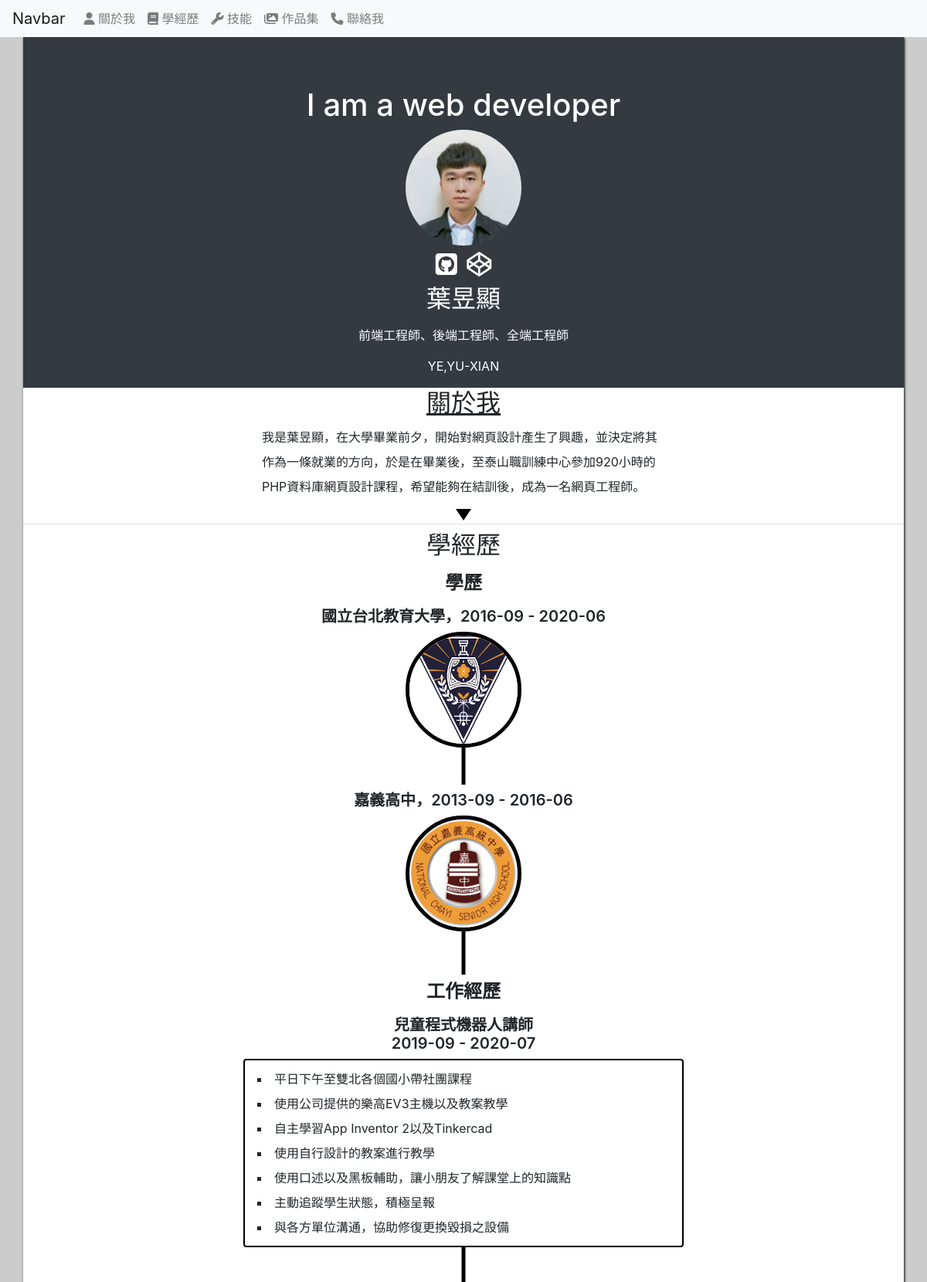
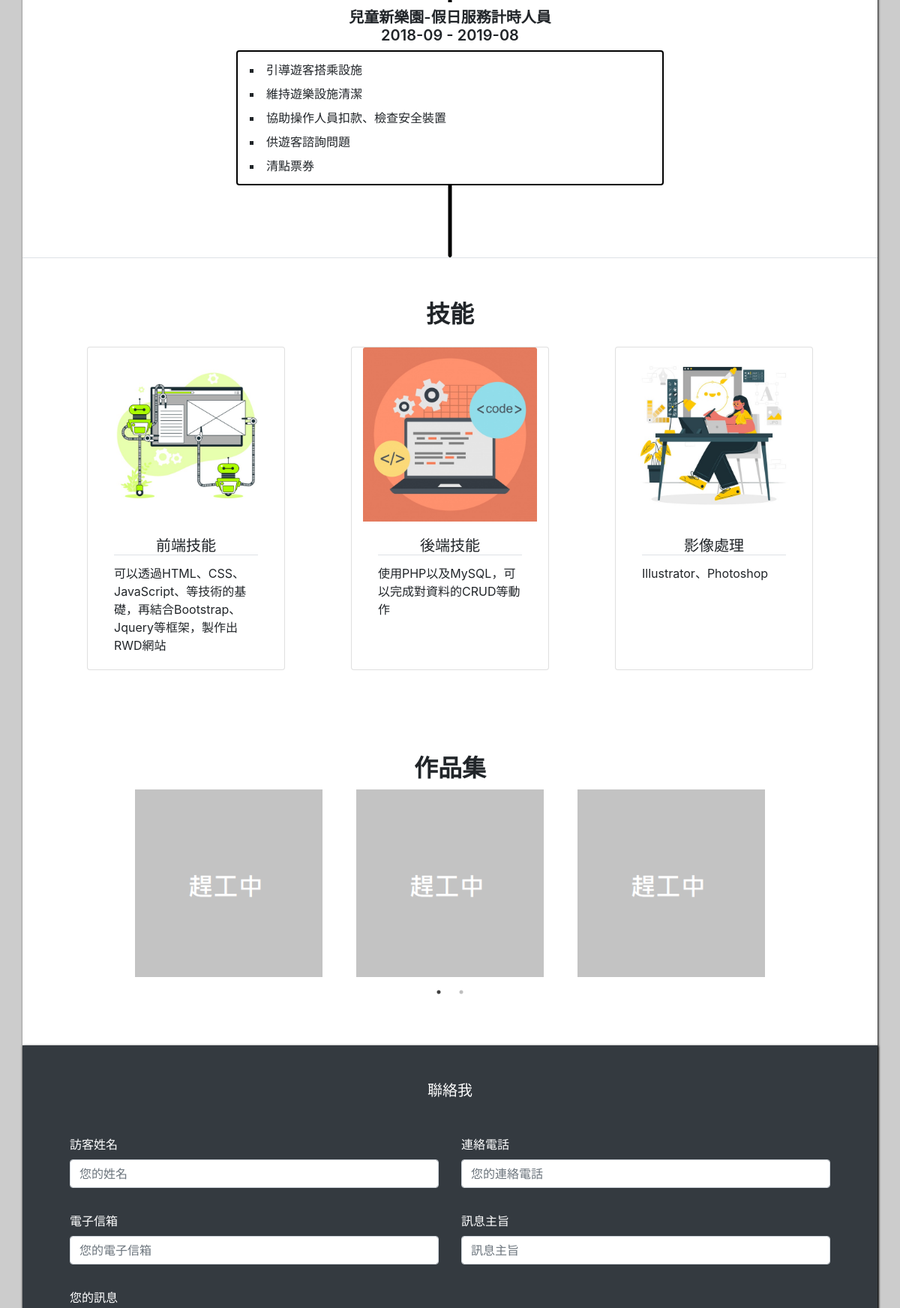
The page / (upper part) on the database its author committed (2 pictures, top to bottom).
### tables this page shows
CREATE TABLE `resume_img` (
  `id` int(10) UNSIGNED NOT NULL,
  `img` varchar(64) NOT NULL COMMENT '圖片',
  `text` text NOT NULL COMMENT '替代文字',
  `sh` tinyint(1) NOT NULL COMMENT '顯示'
);

CREATE TABLE `resume_job` (
  `id` int(11) NOT NULL,
  `job` text NOT NULL
);

CREATE TABLE `resume_about` (
  `id` int(10) UNSIGNED NOT NULL,
  `about` text NOT NULL COMMENT '關於我',
  `sh` tinyint(1) UNSIGNED NOT NULL COMMENT '顯示'
);

CREATE TABLE `resume_exp_edu` (
  `id` int(11) NOT NULL,
  `img` text NOT NULL,
  `edu` text NOT NULL COMMENT '標題',
  `start_e` date NOT NULL COMMENT '開始時間',
  `end_e` date NOT NULL COMMENT '結束時間',
  `sh` tinyint(1) UNSIGNED NOT NULL
);

CREATE TABLE `resume_exp_title` (
  `id` int(11) NOT NULL,
  `title` text NOT NULL COMMENT '標題',
  `start` date NOT NULL COMMENT '開始時間',
  `end` date NOT NULL COMMENT '結束時間',
  `sh` tinyint(1) NOT NULL
);

CREATE TABLE `resume_exp_items` (
  `id` int(11) NOT NULL,
  `title_id` text NOT NULL COMMENT '標題名稱',
  `li` text NOT NULL COMMENT '做的事情'
);

CREATE TABLE `resume_skills` (
  `id` int(11) UNSIGNED NOT NULL,
  `img` text NOT NULL,
  `title` varchar(12) NOT NULL,
  `text` text NOT NULL,
  `sh` tinyint(1) NOT NULL
);

CREATE TABLE `resume_works` (
  `id` int(11) UNSIGNED NOT NULL,
  `img` text NOT NULL,
  `title` varchar(12) NOT NULL,
  `text` text NOT NULL,
  `href` text NOT NULL
);

### base.php (called while the page is built, shortened)
<?php
    $Img=new DB("resume_img");
    $About=new DB("resume_about");
    $Exp_t=new DB("resume_exp_title");
    $Exp_i=new DB("resume_exp_items");
    $Exp_e=new DB("resume_exp_edu");
    $Skill=new DB("resume_skills");
    $Works=new DB("resume_works");
    $Job=new DB("resume_job");
    class DB{
        protected $table;
        protected $dsn="mysql:host=localhost;dbname=s1090413;charset=utf8";
        protected $pdo;
        function __construct($table)
        {
            $this->table=$table;
            $this->pdo=new PDO($this->dsn,'root','');
        }
        function all(...$arg){
            $sql="select * from $this->table";
            if(isset($arg[0])){
                if(is_array($arg[0])){
                    foreach($arg[0] as $key=>$value){
                        $tmp[]=sprintf("`%s`='%s'",$key,$value);
                    }
                    $sql.=" where ".implode("&&",$tmp);
                }else{
                    $sql.=$arg[0];
                }
            }
            return $this->pdo->query($sql)->fetchAll();
        }
        function find($id){
            $sql="select *  from $this->table";
            if(is_array($id)){
                foreach($id as $key=>$value){
                    $tmp[]=sprintf("`%s`='%s'",$key,$value);
                }
                $sql.=" where ".implode("&&",$tmp);
            }else{
                $sql.=" where `id`='${id}'";
            }
            return $this->pdo->query($sql)->fetch(PDO::FETCH_ASSOC);
        }
        function q($sql){
            return $this->pdo->query($sql)->fetchAll();
        }
    }
?>

### index.php (the view, shortened to what this page needs)
<?php
include_once "base.php";
?>
<!DOCTYPE html>
<html lang="en">
<head>
    <link rel="stylesheet" href="plugin/bootstrap.min.css">
    <link rel="stylesheet" href="plugin/style.css">
    <link rel="stylesheet" href="plugin/slick.css">
    <link rel="stylesheet" href="plugin/slick-theme.css">
</head>
<body class="text-center">
    <nav class="navbar navbar-expand-lg navbar-light fixed-top py-1">
        <a class="navbar-brand" href="index.php">Navbar</a>
        <div class="collapse navbar-collapse" id="navbar">
            <ul class="navbar-nav mr-auto mt-2 mt-lg-0">
                <li class="nav-item">
                    <a class="nav-link" href="#about"><i class="fas fa-user"></i> 關於我</a>
                </li>
                <li class="nav-item">
                    <a class="nav-link" href="#exp"><i class="fas fa-book"></i> 學經歷</a>
                </li>
                <li class="nav-item">
                    <a class="nav-link" href="#skills"><i class="fas fa-wrench"></i> 技能</a>
                </li>
                <li class="nav-item">
                    <a class="nav-link" href="#works"><i class="fas fa-images"></i> 作品集</a>
                </li>
                <li class="nav-item">
                    <a class="nav-link" href="#contact"><i class="fas fa-phone"></i> 聯絡我</a>
                </li>
            </ul>
        </div>
    </nav>
    <div class="container text-center mt-0 mx-auto bg-white p-0 w-lg-50 w-md-75 w-sm-100">
        <header class="mt-5 pt-5 border-bottom bg-dark text-white" id="myHeader">
            <h1 class="pt-3">I am a web developer</h1>
            <img src="img/<?= $Img->find(['sh' => 1])['img']; ?>" class="rounded mx-auto d-block rounded-circle mb-2 d-block" style="width:150px;height:150px">
            <a href="https://github.com/catuxian" target="_blank">
                <i class="fab fa-github-square fa-2x mr-2"></i>
            </a>
            <a href="https://codepen.io/your-work" target="_blank">
                <i class="fab fa-codepen fa-2x"></i>
            </a>
            <h2 class="py-2">葉昱顯</h2>
            <p><?=$Job->find(1)['job'];?></p>
            <p>YE,YU-XIAN</p>
        </header>
        <div class="border-bottom px-5" id="about">
            <h2><u>關於我</u></h2>
            <p class="text-left w-50 mx-auto pb-3">
                <?= $About->find(['sh' => 1])['about']; ?>
            </p>
        </div>
        <div class="border-bottom mb-2 pb-5" id="exp">
            <div class="list w-50 mx-auto">
                <h2 class="bg-white py-2 mb-0">學經歷</h2>
                <h4 class="py-2 mb-0">學歷</h4>
                <div class="mb-2">
                    <?php
                    $exps_e = $Exp_e->q("select * from `resume_exp_edu` order by end_e desc");
                    foreach ($exps_e as $exp_e) {
                        $start_edu = substr($exp_e['start_e'], 0, -3);
                        $end_edu = substr($exp_e['end_e'], 0, -3);
                        echo "<h5 class='py-2 mb-0'>{$exp_e['edu']}，{$start_edu} - {$end_edu}</h5>";
                        echo "<img src='img/{$exp_e['img']}' class='rounded-circle edu mb-5 bg-white' style='width:150px;height:150px'>";
                    }
                    ?>
                </div>
                <h4 class="py-2 mb-0">工作經歷</h4>
                <div>
                    <?php
                    $exps = $Exp_t->q("select * from `resume_exp_title` order by end desc");
                    foreach ($exps as $exp) {
                        $start_work = substr($exp['start'], 0, -3);
                        $end_work = substr($exp['end'], 0, -3);
                        $title = $exp['title'];
                        echo "<h5 class='py-2 mb-0'>{$title}<br>{$start_work} - {$end_work}</h5>";
                        echo "<div class='list-item mb-5 py-2 text-left pl-3'>";
                        $items = $Exp_i->all(['title_id' => $title]);
                        foreach ($items as $item) {
                            echo "<li>{$item['li']}</li>";
                        }
                        echo "</div>";
                    }
                    ?>
                </div>
            </div>
        </div>
        <div class=" mx-auto mb-2 py-5" id="skills">
            <h2><b>技能</b></h2>
            <div class="row justify-content-around pt-3">
                <?php
                $skills = $Skill->all(['sh' => 1]);
                foreach ($skills as $skill) {
                ?>
                    <div class="card col-lg-3 col-md-4 col-sm-5 mb-2 skill col-sm-6">
                        <img src="img/<?= $skill['img'] ?>" class="card-img-top">
                        <div class="card-body">
                            <h5 class="card-title border-bottom"><?= $skill['title']; ?></h5>
                            <p class="card-text text-left"><?= $skill['text']; ?></p>
                        </div>
                    </div>
                <?php
                }
                ?>
            </div>
        </div>
        <div class=" mb-2 py-5" id="works">
            <h2><b>作品集</b></h2>
            <div class="row d-flex justify-content-around" id="myWorks">
                <?php
                $works = $Works->all();
                foreach ($works as $work) {
                ?>
                    <div class="myWork">
                        <img src="img/<?= $work['img']; ?>" class="mx-auto">
                    </div>
                <?php
                }
                ?>
            </div>
        </div>
        <footer id="contact" class="text-center py-5 bg-dark text-white container">
            <h5 class="mb-5">聯絡我</h5>
            <form action="api/add_visitors.php" class="row text-left px-5" method="post">
                <div class="form-group col-sm-12 col-md-6">
                    <label for="yourName">訪客姓名</label>
                    <div class="input-group mb-3">
                        <input type="text" class="form-control" id="yourName" placeholder="您的姓名" name="name" required>
                    </div>
                </div>
                <div class="form-group col-sm-12 col-md-6">
                    <label for="yourPhone">連絡電話</label>
                    <div class="input-group mb-3">
                        <input type="tel" class="form-control" id="yourPhone" placeholder="您的連絡電話" name="phone" required>
                    </div>
                </div>
                <div class="form-group col-sm-12 col-md-6">
                    <label for="yourEmail">電子信箱</label>
                    <div class="input-group mb-3">
                        <input type="email" class="form-control" id="yourEmail" placeholder="您的電子信箱" name="email" required>
                    </div>
                </div>
                <div class="form-group col-sm-12 col-md-6">
                    <label for="yourSubject">訊息主旨</label>
                    <div class="input-group mb-3">
                        <input type="text" class="form-control" id="yourSubject" placeholder="訊息主旨" name="subject" required>
                    </div>
                </div>
                <div class="form-group col-12">
                    <label for="yourMessage">您的訊息</label>
                </div>
            </form>
        </footer>
    </div>
</body>
</html>

### rows shown on the page
resume_img: img (picture)
resume_job: job "前端工程師、後端工程師、全端工程師"
resume_about: about "我是葉昱顯，在大學畢業前夕，開始對網頁設計產生了興趣，並決定將其作為一條就業的方向，於是在畢業後，至泰山職訓練中心參加920小時的PHP資料庫網頁設計課程，希望能夠在結訓後，成為一名網頁工程師。"
resume_exp_edu: edu "國立台北教育大學", start_e "2016-09", end_e "2020-06", img (picture)
resume_exp_edu: edu "嘉義高中", start_e "2013-09", end_e "2016-06", img (picture)
resume_exp_title: title "兒童程式機器人講師", start "2019-09", end "2020-07"
resume_exp_items: li "平日下午至雙北各個國小帶社團課程"
resume_exp_items: li "使用公司提供的樂高EV3主機以及教案教學"
resume_exp_items: li "自主學習App Inventor 2以及Tinkercad"
resume_exp_items: li "使用自行設計的教案進行教學"
resume_exp_items: li "使用口述以及黑板輔助，讓小朋友了解課堂上的知識點"
resume_exp_items: li "主動追蹤學生狀態，積極呈報"
resume_exp_items: li "與各方單位溝通，協助修復更換毀損之設備"
resume_exp_title: title "兒童新樂園-假日服務計時人員", start "2018-09", end "2019-08"
resume_exp_items: li "引導遊客搭乘設施"
resume_exp_items: li "維持遊樂設施清潔"
resume_exp_items: li "協助操作人員扣款、檢查安全裝置"
resume_exp_items: li "供遊客諮詢問題"
resume_exp_items: li "清點票券"
resume_skills: img (picture), title "前端技能", text "可以透過HTML、CSS、JavaScript、等技術的基礎，再結合Bootstrap、Jquery等框架，製作出RWD網站"
resume_skills: img (picture), title "後端技能", text "使用PHP以及MySQL，可以完成對資料的CRUD等動作"
resume_skills: img (picture), title "影像處理", text "Illustrator、Photoshop"
resume_works: img (picture)
resume_works: img (picture)
resume_works: img (picture)
